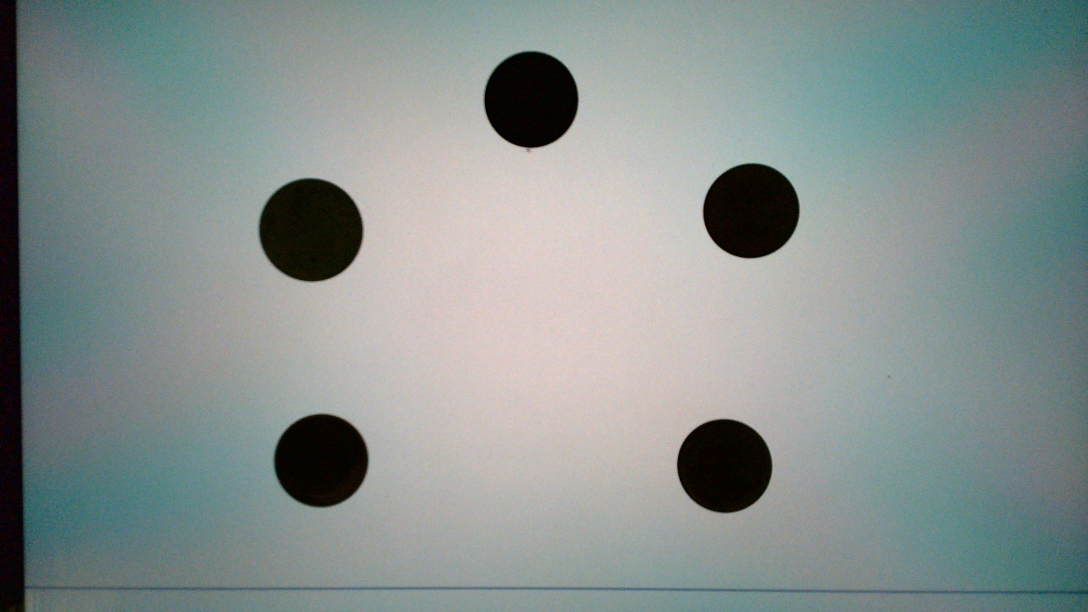
#> input picture DAY1/backlight/WIN_20250914_16_47_17_Pro.jpg, 3264 x 1836 px, found by its file name (shown at 1/3 size)
$ python 10_coin_detection.py
#> lines starting #> are read from the running program, lines starting #| are printed output that depends on the picture; after the words box and inside, x2 and y2 are one past the last pixel; in counts of white or black regions, pixels touching at a corner belong together
import cv2
import os
import numpy as np

print("="*50)
print("OpenCV 範例 10: 硬幣偵測完整流程")
print("="*50)

# 步驟 1: 讀取圖片
print("\n步驟 1: 讀取圖片")
current_dir = os.path.dirname(os.path.abspath(__file__))
parent_dir = os.path.dirname(current_dir)
img_path = "D:\\AWORKSPACE\\Github\\ComputerVisioncourse\\DAY1\\backlight\\WIN_20250914_16_47_17_Pro.jpg"
print(f"讀取圖片: {os.path.basename(img_path)}")
img = cv2.imread(img_path)
#> img is the input picture: shape (1836, 3264, 3); mean B, G, R 143.3, 145.1, 135.1

if img is None:
    print("錯誤：無法讀取圖片！")
else:
    print(f"原始尺寸: {img.shape[1]} x {img.shape[0]}")
#| 原始尺寸: 3264 x 1836

    # 步驟 2: Resize 縮放圖片
    print("\n步驟 2: Resize 縮放圖片")
    max_width = 800
    height, width = img.shape[:2]
#> height = 1836; width = 3264
    scale = max_width / width
#> scale = 0.245
    new_width = int(width * scale)
#> new_width = 800
    new_height = int(height * scale)
#> new_height = 450
    img_resized = cv2.resize(img, (new_width, new_height))
    print(f"縮放後尺寸: {new_width} x {new_height}")
#| 縮放後尺寸: 800 x 450

    # 保存原始彩色圖片用於最後顯示
    img_display = img_resized.copy()

    # 步驟 3: 轉換成灰階
    print("\n步驟 3: 轉換成灰階")
    gray = cv2.cvtColor(img_resized, cv2.COLOR_BGR2GRAY)
    print("已轉換成灰階圖片")

    # 步驟 4: 模糊處理（減少雜訊）
    print("\n步驟 4: 高斯模糊處理")
    blurred = cv2.GaussianBlur(gray, (9, 9), 2)
    print("已完成模糊處理，kernel size = (9, 9)")

    # 步驟 5: Canny 邊緣檢測
    print("\n步驟 5: Canny 邊緣檢測")
    edges = cv2.Canny(blurred, 30, 100)
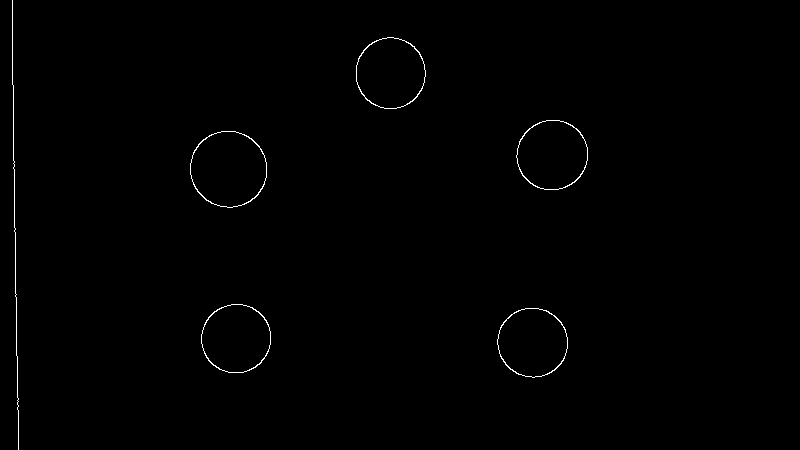
#> edges: shape (450, 800); 0.48% white in thin lines or dots, all inside (x1, y1, x2, y2) = (12, 0, 588, 450)
    print("已完成邊緣檢測，閾值: 30-100")

    # 步驟 6: 找輪廓
    print("\n步驟 6: 尋找輪廓")
    contours, hierarchy = cv2.findContours(edges, cv2.RETR_EXTERNAL, cv2.CHAIN_APPROX_SIMPLE)
#> contours = 6 contours, 1 with area under 20; largest, box (x1, y1, x2, y2) and area: (190, 131, 267, 208) 4576, (516, 120, 588, 190) 3880, (356, 37, 426, 109) 3872, (497, 308, 568, 378) 3790, (201, 304, 271, 373) 3740
    print(f"找到 {len(contours)} 個輪廓")
#| 找到 6 個輪廓

    # 步驟 7: 找圓形（使用霍夫圓檢測）
    print("\n步驟 7: 霍夫圓檢測")
    circles = cv2.HoughCircles(
        blurred,
        cv2.HOUGH_GRADIENT,
        dp=1.2,
        minDist=50,
        param1=100,
        param2=30,
        minRadius=20,
        maxRadius=150
    )
#> circles = [[227.4, 168.6, 37.88], [390.6, 72.6, 35.6], [532.2, 342.6, 35.24], [552.6, 154.2, 35.12], [235.8, 339, 33.92]]

    # 步驟 8: 畫輪廓
    print("\n步驟 8: 繪製輪廓")
    contour_img = img_display.copy()
    cv2.drawContours(contour_img, contours, -1, (0, 255, 0), 2)
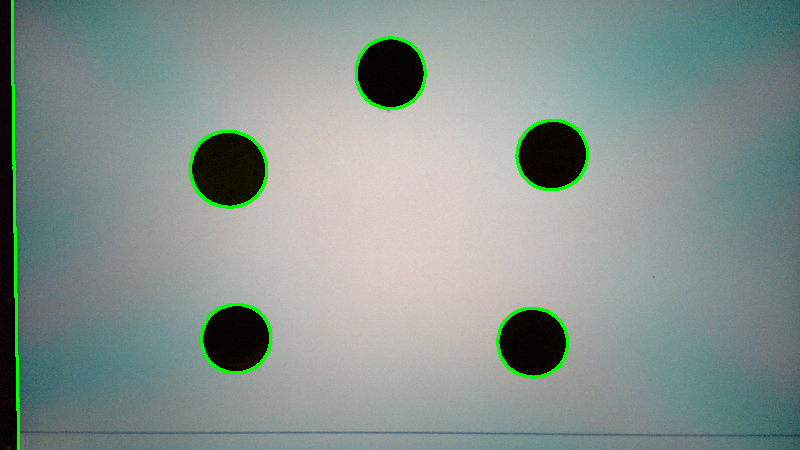
#> contour_img: shape (450, 800, 3); mean B, G, R 142, 147.5, 133.8
    print(f"繪製了 {len(contours)} 個輪廓")
#| 繪製了 6 個輪廓

    # 創建最終結果圖片
    result_img = img_display.copy()

    # 步驟 9: 畫圓形和圓心
    print("\n步驟 9: 繪製圓形和圓心")

    # 如果霍夫圓檢測有結果
    if circles is not None:
        circles = np.uint16(np.around(circles))
#> circles = [[227, 169, 38], [391, 73, 36], [532, 343, 35], [553, 154, 35], [236, 339, 34]]
        print(f"霍夫圓檢測找到 {circles.shape[1]} 個圓")
#| 霍夫圓檢測找到 5 個圓

        for i in circles[0, :]:
            # 畫圓形輪廓
            cv2.circle(result_img, (i[0], i[1]), i[2], (255, 0, 0), 3)
            # 畫圓心
            cv2.circle(result_img, (i[0], i[1]), 5, (0, 0, 255), -1)
            # 標註半徑
            cv2.putText(result_img, f"R={i[2]}", (i[0]-30, i[1]-i[2]-10),
                       cv2.FONT_HERSHEY_SIMPLEX, 0.5, (255, 255, 0), 2)
#> this loop made 5 passes
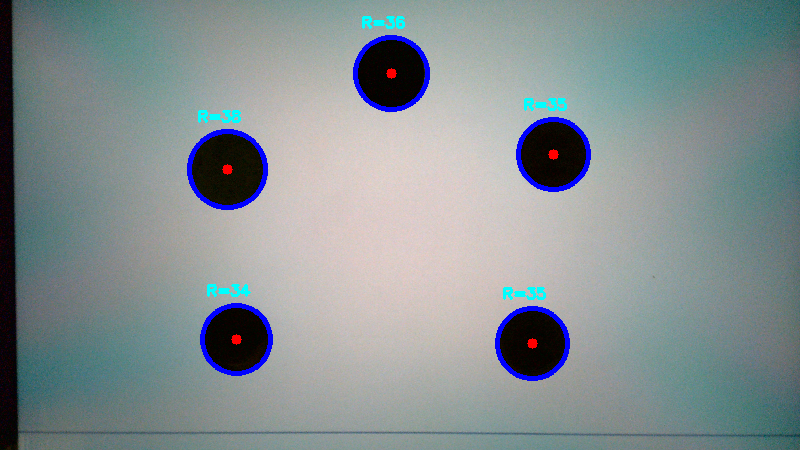
#> result_img: shape (450, 800, 3); mean B, G, R 146, 143.8, 133
    else:
        print("未檢測到圓形")

    # 步驟 10: 顯示結果
    print("\n步驟 10: 顯示結果")

    # 創建顯示網格
    # 第一行：原圖、灰階、模糊
    row1_1 = cv2.resize(img_resized, (300, 200))
    row1_2 = cv2.resize(cv2.cvtColor(gray, cv2.COLOR_GRAY2BGR), (300, 200))
    row1_3 = cv2.resize(cv2.cvtColor(blurred, cv2.COLOR_GRAY2BGR), (300, 200))
    row1 = np.hstack([row1_1, row1_2, row1_3])

    # 第二行：邊緣、輪廓、最終結果
    row2_1 = cv2.resize(cv2.cvtColor(edges, cv2.COLOR_GRAY2BGR), (300, 200))
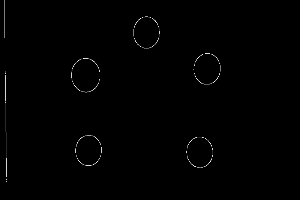
#> row2_1: shape (200, 300, 3); min 0, max 250, mean 1.3
    row2_2 = cv2.resize(contour_img, (300, 200))
    row2_3 = cv2.resize(result_img, (300, 200))
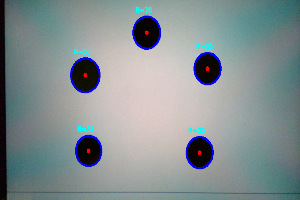
#> row2_3: shape (200, 300, 3); mean B, G, R 145.9, 143.7, 132.9
    row2 = np.hstack([row2_1, row2_2, row2_3])
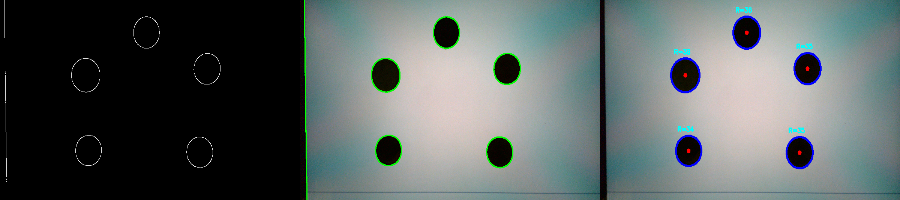
#> row2: shape (200, 900, 3); mean of channels 0, 1, 2 96.3, 97.5, 89.3; drawn as B, G, R

    # 組合所有圖片
    combined = np.vstack([row1, row2])

    # 加上標題
    font = cv2.FONT_HERSHEY_SIMPLEX
#> font = 0
    cv2.putText(combined, '1.Original', (10, 20), font, 0.5, (255, 255, 255), 1)
    cv2.putText(combined, '2.Grayscale', (310, 20), font, 0.5, (255, 255, 255), 1)
    cv2.putText(combined, '3.Blur', (610, 20), font, 0.5, (255, 255, 255), 1)
#> combined: shape (400, 900, 3); mean B, G, R 119.4, 120.3, 114.5
    cv2.putText(combined, '4.Edges', (10, 220), font, 0.5, (255, 255, 255), 1)
    cv2.putText(combined, '5.Contours', (310, 220), font, 0.5, (255, 255, 255), 1)
    cv2.putText(combined, '6.Result', (610, 220), font, 0.5, (255, 255, 255), 1)
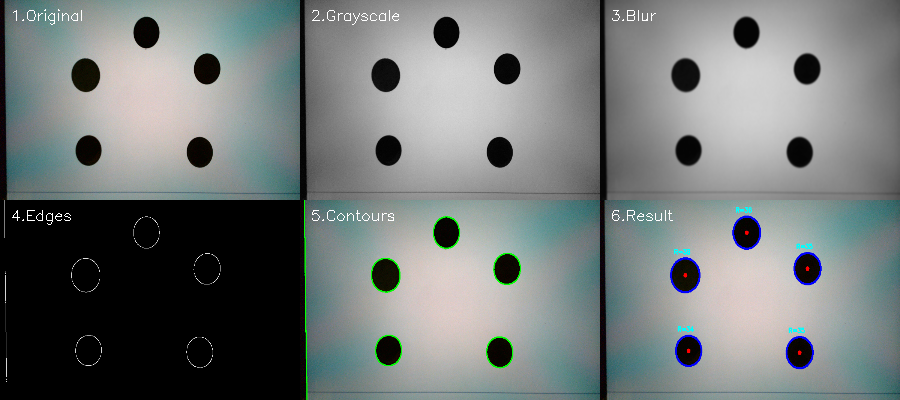
#> combined: shape (400, 900, 3); mean B, G, R 119.6, 120.5, 114.8

    cv2.imshow('Coin Detection Pipeline', combined)

    # 顯示大的結果圖
    cv2.imshow('Final Result', result_img)

    print("\n處理流程說明：")
    print("上排：原圖 -> 灰階 -> 模糊")
    print("下排：邊緣 -> 輪廓 -> 最終結果")
    print("\n顏色說明：")
    print("藍色圓：霍夫圓檢測結果")
    print("綠色線：輪廓")
    print("紅色點：圓心位置")
    print("黃色字：半徑數值")
    print("\n按任意鍵關閉視窗...")
    cv2.waitKey(0)
    cv2.destroyAllWindows()

    # 儲存結果
    save_path = os.path.join(current_dir, 'coin_detection_result.jpg')
    cv2.imwrite(save_path, result_img)

    pipeline_path = os.path.join(current_dir, 'coin_detection_pipeline.jpg')
    cv2.imwrite(pipeline_path, combined)

    print(f"\n結果已儲存:")
    print(f"  - {os.path.basename(save_path)}")
    print(f"  - {os.path.basename(pipeline_path)}")
    print("\n完成！")

$ run again, with DAY1/backlight/WIN_20250914_16_47_03_Pro.jpg copied over DAY1/backlight/WIN_20250914_16_47_17_Pro.jpg
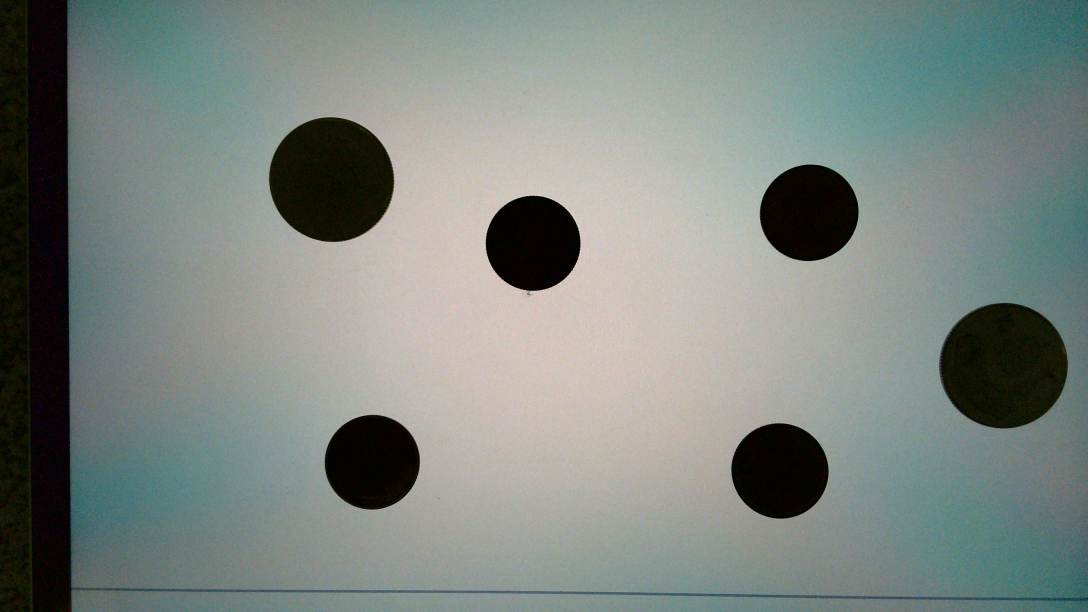
#> input picture DAY1/backlight/WIN_20250914_16_47_03_Pro.jpg, 3264 x 1836 px, found by its file name (shown at 1/3 size)
#> img is the input picture: shape (1836, 3264, 3); mean B, G, R 128.5, 133.5, 124.8
#| 原始尺寸: 3264 x 1836
#| 縮放後尺寸: 800 x 450
#> `edges = cv2.Canny(blurred, 30, 100)`:
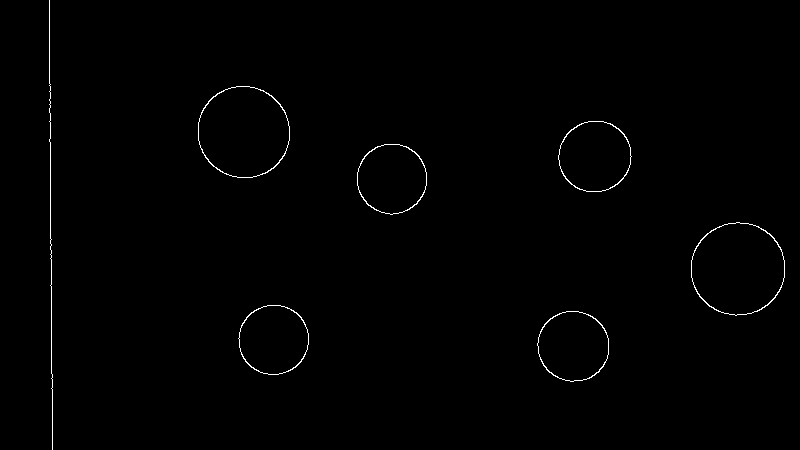
#> edges: shape (450, 800); 0.6% white in thin lines or dots
#> contours = 7 contours, 1 with area under 20; largest, box (x1, y1, x2, y2) and area: (691, 222, 785, 316) 6826, (198, 86, 290, 178) 6608, (558, 121, 632, 192) 4034, (537, 311, 609, 382) 3920, (357, 144, 427, 215) 3826, (238, 305, 309, 375) 3814
#| 找到 7 個輪廓
#> `circles = cv2.HoughCircles( blurred, cv2.HOUGH_GRADIENT, dp=1.2, minDi..`: circles = [[243, 131.4, 45.44], [273, 339, 35], [391.8, 178.2, 35.24], [738.6, 268.2, 46.52], [595.8, 155.4, 35], [573, 346.2, 34.64]]
#> contour_img: shape (450, 800, 3); mean B, G, R 127, 136.5, 123.2
#| 繪製了 7 個輪廓
#> `circles = np.uint16(np.around(circles))`: circles = [[243, 131, 45], [273, 339, 35], [392, 178, 35], [739, 268, 47], [596, 155, 35], [573, 346, 35]]
#| 霍夫圓檢測找到 6 個圓
#> the loop `for i in circles[0, :]:` made 6 passes
#> font = 0
#> `cv2.putText(combined, '6.Result', (610, 220), font, 0.5, (255, 255, 25..`:
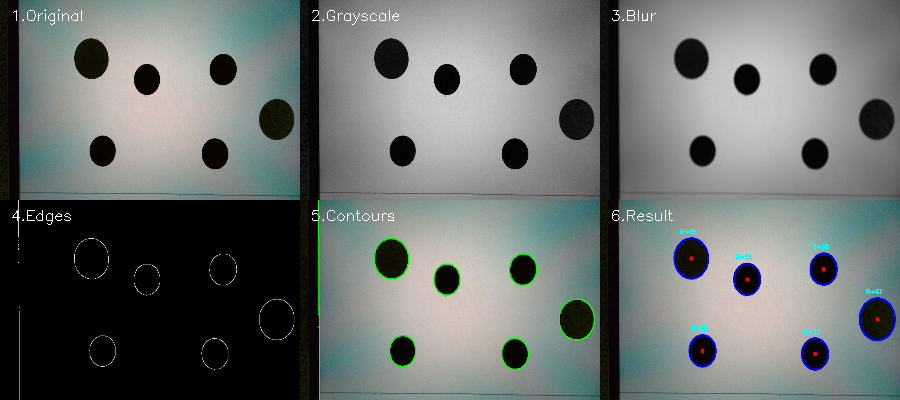
#> combined: shape (400, 900, 3); mean B, G, R 108.7, 111, 105.8

$ run again, with DAY1/backlight/WIN_20250914_16_47_49_Pro.jpg copied over DAY1/backlight/WIN_20250914_16_47_17_Pro.jpg
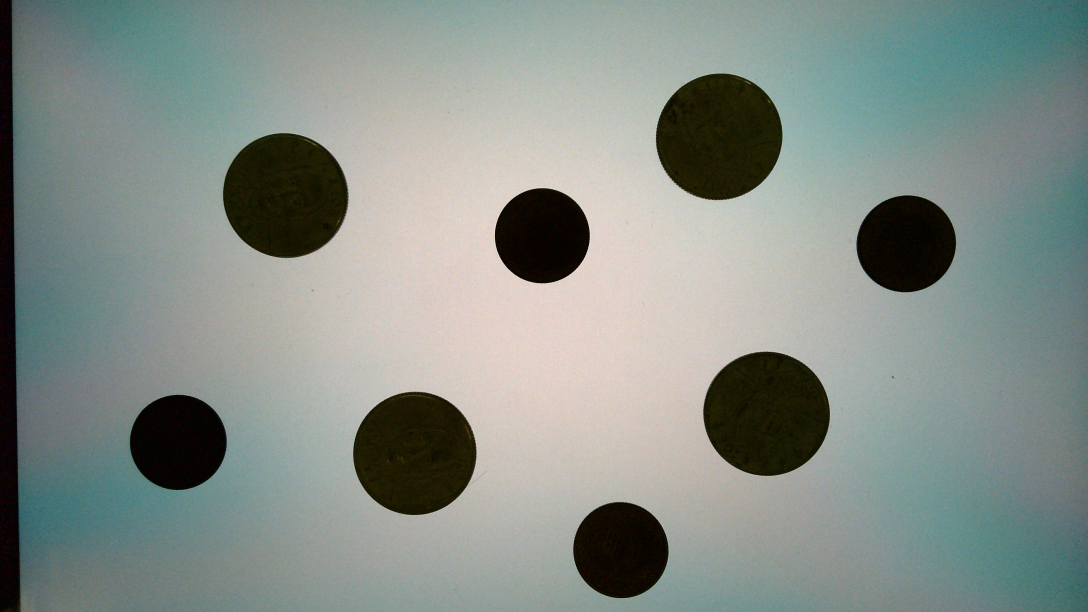
#> input picture DAY1/backlight/WIN_20250914_16_47_49_Pro.jpg, 3264 x 1836 px, found by its file name (shown at 1/3 size)
#> img is the input picture: shape (1836, 3264, 3); mean B, G, R 136.6, 142.4, 133.2
#| 原始尺寸: 3264 x 1836
#| 縮放後尺寸: 800 x 450
#> `edges = cv2.Canny(blurred, 30, 100)`:
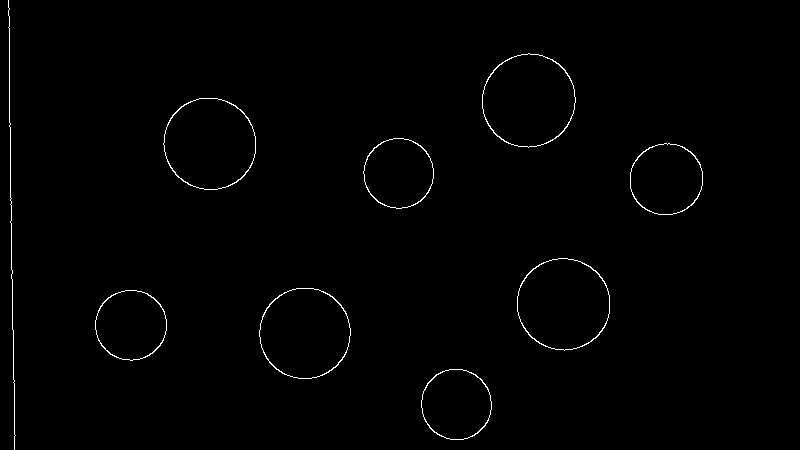
#> edges: shape (450, 800); 0.78% white in thin lines or dots, all inside (x1, y1, x2, y2) = (8, 0, 703, 450)
#> contours = 9 contours, 1 with area under 20; largest, box (x1, y1, x2, y2) and area: (482, 53, 576, 148) 6796, (517, 258, 610, 351) 6678, (163, 98, 256, 190) 6632, (259, 288, 351, 379) 6467, (630, 143, 703, 215) 4088, (95, 290, 167, 361) 3910, (421, 369, 492, 440) 3886, (363, 138, 434, 209) 3830
#| 找到 9 個輪廓
#> `circles = cv2.HoughCircles( blurred, cv2.HOUGH_GRADIENT, dp=1.2, minDi..`: circles = [[528.6, 100.2, 45.8], [304.2, 333, 45.8], [209.4, 143.4, 45.08], [564.6, 304.2, 45.32], [456.6, 403.8, 35.6], [130.2, 324.6, 34.52], [397.8, 173.4, 34.16], [665.4, 177, 37.4]]
#> contour_img: shape (450, 800, 3); mean B, G, R 134.5, 146.1, 131
#| 繪製了 9 個輪廓
#> `circles = np.uint16(np.around(circles))`: circles = [[529, 100, 46], [304, 333, 46], [209, 143, 45], [565, 304, 45], [457, 404, 36], [130, 325, 35], [398, 173, 34], [665, 177, 37]]
#| 霍夫圓檢測找到 8 個圓
#> the loop `for i in circles[0, :]:` made 8 passes
#> font = 0
#> `cv2.putText(combined, '6.Result', (610, 220), font, 0.5, (255, 255, 25..`:
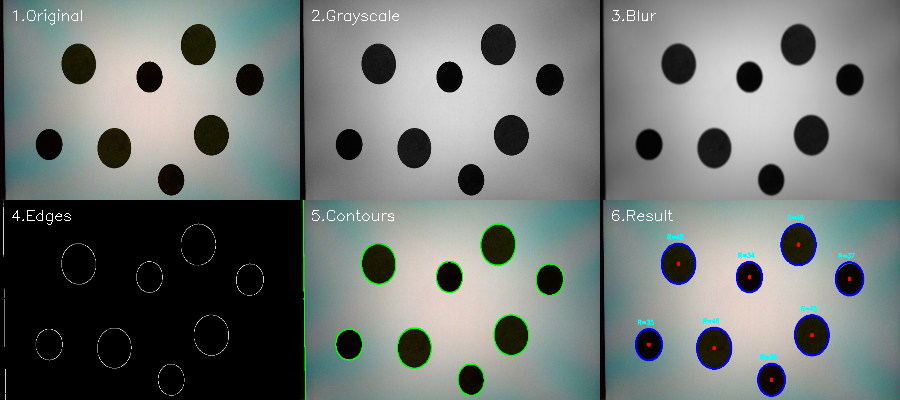
#> combined: shape (400, 900, 3); mean B, G, R 115.7, 118.4, 112.6

$ run again, with DAY1/backlight/WIN_20250914_16_48_00_Pro.jpg copied over DAY1/backlight/WIN_20250914_16_47_17_Pro.jpg
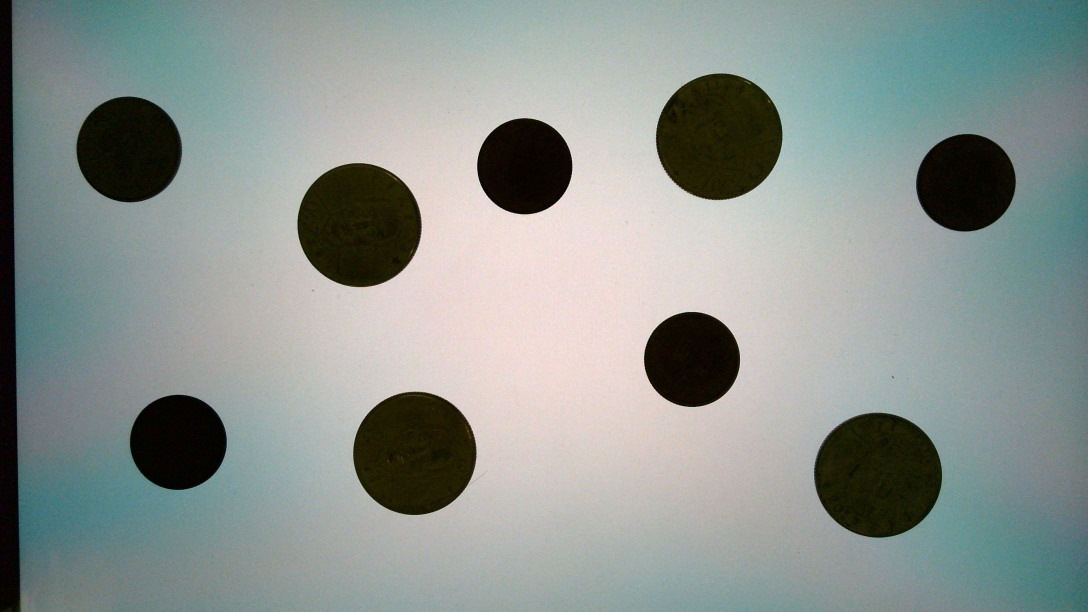
#> input picture DAY1/backlight/WIN_20250914_16_48_00_Pro.jpg, 3264 x 1836 px, found by its file name (shown at 1/3 size)
#> img is the input picture: shape (1836, 3264, 3); mean B, G, R 143.7, 147.9, 139.2
#| 原始尺寸: 3264 x 1836
#| 縮放後尺寸: 800 x 450
#> edges: shape (450, 800); 0.87% white in thin lines or dots
#> contours = 10 contours, 1 with area under 20; largest, box (x1, y1, x2, y2) and area: (482, 53, 576, 148) 6802, (598, 303, 693, 396) 6797, (218, 120, 310, 211) 6540, (259, 288, 351, 379) 6468, (56, 71, 134, 149) 4737
#| 找到 10 個輪廓
#> `circles = cv2.HoughCircles( blurred, cv2.HOUGH_GRADIENT, dp=1.2, minDi..`: circles = [[263.4, 165, 44.96], [385.8, 121.8, 35.36], [528.6, 100.2, 45.8], [304.2, 333, 45.8], [709.8, 133.8, 35.6], [508.2, 263.4, 35.36], [94.2, 109.8, 39.2], [130.2, 324.6, 35.72], [646.2, 348.6, 45.32]]
#> contour_img: shape (450, 800, 3); mean B, G, R 141.2, 151.8, 136.6
#| 繪製了 10 個輪廓
#> `circles = np.uint16(np.around(circles))`: circles = [[263, 165, 45], [386, 122, 35], [529, 100, 46], [304, 333, 46], [710, 134, 36], [508, 263, 35], [94, 110, 39], [130, 325, 36], [646, 349, 45]]
#| 霍夫圓檢測找到 9 個圓
#> the loop `for i in circles[0, :]:` made 9 passes
#> font = 0
#> `cv2.putText(combined, '6.Result', (610, 220), font, 0.5, (255, 255, 25..`:
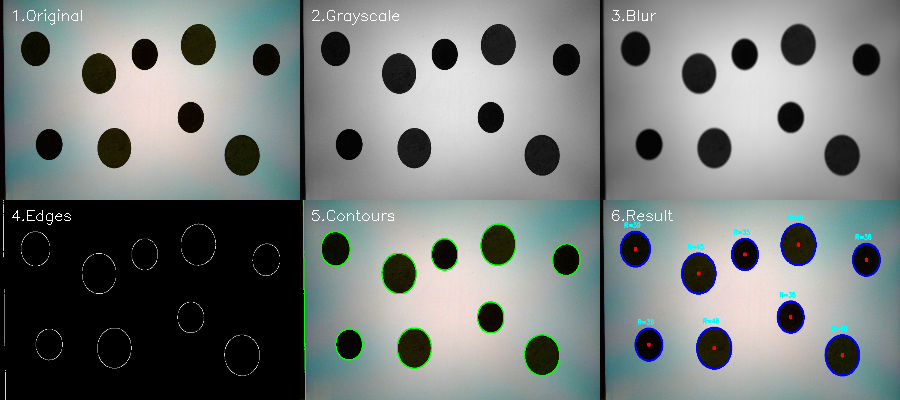
#> combined: shape (400, 900, 3); mean B, G, R 121.3, 123, 117.4
